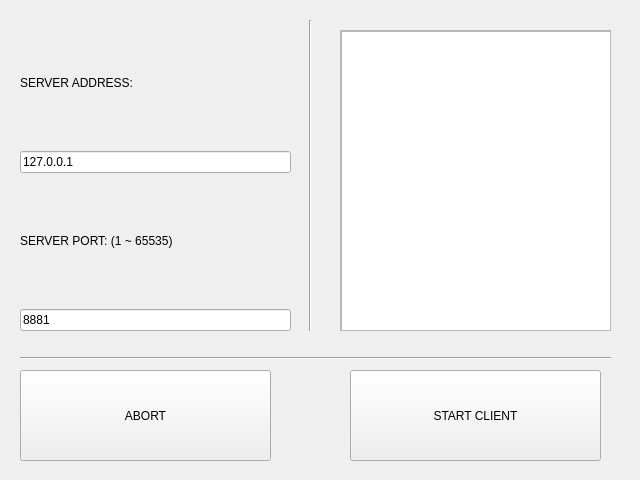
<?xml version="1.0" encoding="UTF-8"?>
<ui version="4.0">
 <class>Form</class>
 <widget class="QWidget" name="Form">
  <property name="geometry">
   <rect>
    <x>0</x>
    <y>0</y>
    <width>640</width>
    <height>480</height>
   </rect>
  </property>
  <property name="windowTitle">
   <string>Form</string>
  </property>
  <widget class="QWidget" name="verticalLayoutWidget">
   <property name="geometry">
    <rect>
     <x>20</x>
     <y>20</y>
     <width>271</width>
     <height>311</height>
    </rect>
   </property>
   <layout class="QVBoxLayout" name="verticalLayout">
    <item>
     <widget class="QLabel" name="label">
      <property name="styleSheet">
       <string notr="true">font: 700 13pt &quot;Cantarell&quot;;</string>
      </property>
      <property name="text">
       <string>SERVER ADDRESS:</string>
      </property>
     </widget>
    </item>
    <item>
     <widget class="QLineEdit" name="ServerIP_Input">
      <property name="styleSheet">
       <string notr="true">font: 13pt &quot;Cantarell&quot;;</string>
      </property>
      <property name="text">
       <string>127.0.0.1</string>
      </property>
     </widget>
    </item>
    <item>
     <widget class="QLabel" name="label_2">
      <property name="styleSheet">
       <string notr="true">font: 700 13pt &quot;Cantarell&quot;;</string>
      </property>
      <property name="text">
       <string>SERVER PORT: (1 ~ 65535)</string>
      </property>
     </widget>
    </item>
    <item>
     <widget class="QLineEdit" name="ServerPort_Input">
      <property name="styleSheet">
       <string notr="true">font: 13pt &quot;Cantarell&quot;;</string>
      </property>
      <property name="text">
       <string>8881</string>
      </property>
     </widget>
    </item>
   </layout>
  </widget>
  <widget class="Line" name="line_2">
   <property name="geometry">
    <rect>
     <x>300</x>
     <y>20</y>
     <width>20</width>
     <height>311</height>
    </rect>
   </property>
   <property name="orientation">
    <enum>Qt::Vertical</enum>
   </property>
  </widget>
  <widget class="QScrollArea" name="scrollArea">
   <property name="geometry">
    <rect>
     <x>340</x>
     <y>30</y>
     <width>271</width>
     <height>301</height>
    </rect>
   </property>
   <property name="widgetResizable">
    <bool>true</bool>
   </property>
   <widget class="QWidget" name="scrollAreaWidgetContents">
    <property name="geometry">
     <rect>
      <x>0</x>
      <y>0</y>
      <width>269</width>
      <height>299</height>
     </rect>
    </property>
    <widget class="QTextBrowser" name="Text_Browser">
     <property name="geometry">
      <rect>
       <x>0</x>
       <y>0</y>
       <width>271</width>
       <height>301</height>
      </rect>
     </property>
    </widget>
   </widget>
  </widget>
  <widget class="Line" name="line">
   <property name="geometry">
    <rect>
     <x>20</x>
     <y>350</y>
     <width>591</width>
     <height>16</height>
    </rect>
   </property>
   <property name="orientation">
    <enum>Qt::Horizontal</enum>
   </property>
  </widget>
  <widget class="QPushButton" name="Abort_Button">
   <property name="geometry">
    <rect>
     <x>20</x>
     <y>370</y>
     <width>251</width>
     <height>91</height>
    </rect>
   </property>
   <property name="styleSheet">
    <string notr="true">font: 700 italic 15pt &quot;Cantarell&quot;;</string>
   </property>
   <property name="text">
    <string>ABORT</string>
   </property>
  </widget>
  <widget class="QPushButton" name="StartClient_Button">
   <property name="geometry">
    <rect>
     <x>350</x>
     <y>370</y>
     <width>251</width>
     <height>91</height>
    </rect>
   </property>
   <property name="styleSheet">
    <string notr="true">font: 700 italic 15pt &quot;Cantarell&quot;;</string>
   </property>
   <property name="text">
    <string>START CLIENT</string>
   </property>
  </widget>
 </widget>
 <resources/>
 <connections/>
</ui>
